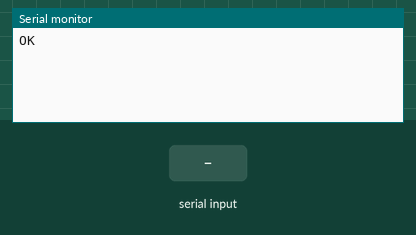
The sketch below on a simulated Arduino Uno, built with avr-gcc and run on an emulated ATmega328P. Parts: the last lines printed to the serial monitor. The test bench sets the inputs (shaded band). The modem accepts every AT command (registered, SIM ready, sends succeed) and sends nothing else.

Above: at 1.3 s.
1.4 s: "1" received over the second serial link
At 2.0 s:
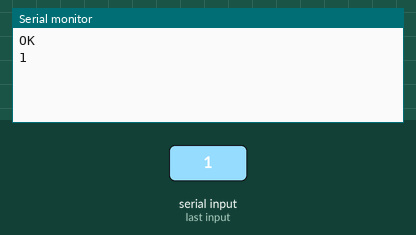
2.9 s: "0" received over the second serial link
At 4.3 s:
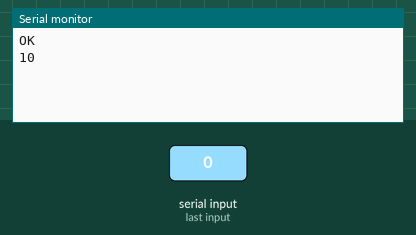

Measured:
- after the input at 1.4 s, the serial monitor: prints a new line at once (image 1)
- after the input at 2.9 s, the serial monitor: prints a new line at once (image 2)

The sketch:

Make_A_Call_With_Sim808.ino
```cpp
// #include <SoftwareSerial.h>
// #include <DFRobot_SIM808.h>

// #define rxPin 11
// #define txPin 10

// SoftwareSerial mySerial(txPin, rxPin);
// DFRobot_SIM808 sim808(&mySerial);


// void setup() {
//   mySerial.begin(9600);
//   mySerial.println("AT+IPR=9600");
//   Serial.begin(9600);
//   Serial.println("Starting...");
//   while (!sim808.init()) {
//     delay(1000);
//     Serial.print("Sim808 init error\r\n");
//   }
//   //************* Turn on the GPS power************
//   if (sim808.attachGPS()) {
//     Serial.println("Open the GPS power success");
//   } else {
//     Serial.println("Open the GPS power failure");
//   }
// }

// void loop() {
//   if (sim808.getGPS()) {
//     Serial.print(sim808.GPSdata.year);
//     Serial.print("/");
//     Serial.print(sim808.GPSdata.month);
//     Serial.print("/");
//     Serial.print(sim808.GPSdata.day);
//     Serial.print(" ");
//     Serial.print(sim808.GPSdata.hour);
//     Serial.print(":");
//     Serial.print(sim808.GPSdata.minute);
//     Serial.print(":");
//     Serial.print(sim808.GPSdata.second);
//     Serial.print(":");
//     Serial.println(sim808.GPSdata.centisecond);

//     Serial.print("latitude :");
//     Serial.println(sim808.GPSdata.lat, 6);

//     sim808.latitudeConverToDMS();
//     Serial.print("latitude :");
//     Serial.print(sim808.latDMS.degrees);
//     Serial.print("\^");
//     Serial.print(sim808.latDMS.minutes);
//     Serial.print("\'");
//     Serial.print(sim808.latDMS.seconeds, 6);
//     Serial.println("\"");
//     Serial.print("longitude :");
//     Serial.println(sim808.GPSdata.lon, 6);
//     sim808.LongitudeConverToDMS();
//     Serial.print("longitude :");
//     Serial.print(sim808.longDMS.degrees);
//     Serial.print("\^");
//     Serial.print(sim808.longDMS.minutes);
//     Serial.print("\'");
//     Serial.print(sim808.longDMS.seconeds, 6);
//     Serial.println("\"");

//     Serial.print("speed_kph :");
//     Serial.println(sim808.GPSdata.speed_kph);
//     Serial.print("heading :");
//     Serial.println(sim808.GPSdata.heading);
//   }
// }


#include <SoftwareSerial.h>
SoftwareSerial SIM808(7, 8); //Seleccionamos los pines 7 como Rx y 8 como Tx

void setup()
{
 SIM808.begin(9600);
 Serial.begin(9600);

 SIM808.println("AT+IPR=9600");

 delay(100);
}

void loop()
{
 //Envíamos y recibimos datos
 if (Serial.available() > 0)
 SIM808.write(Serial.read());
 if (SIM808.available() > 0)
 Serial.write(SIM808.read());
}
```
